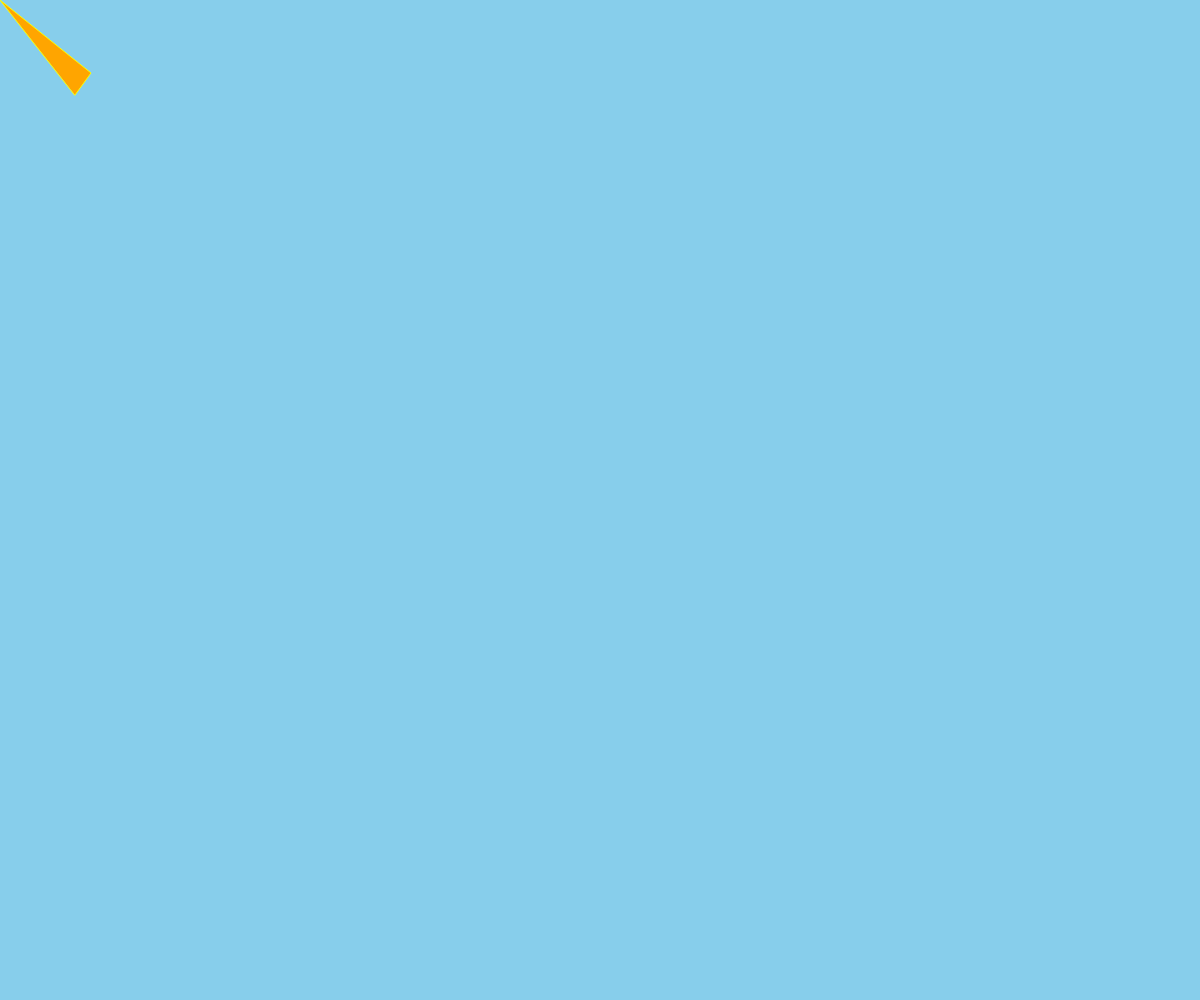
Frame 1 (no input)
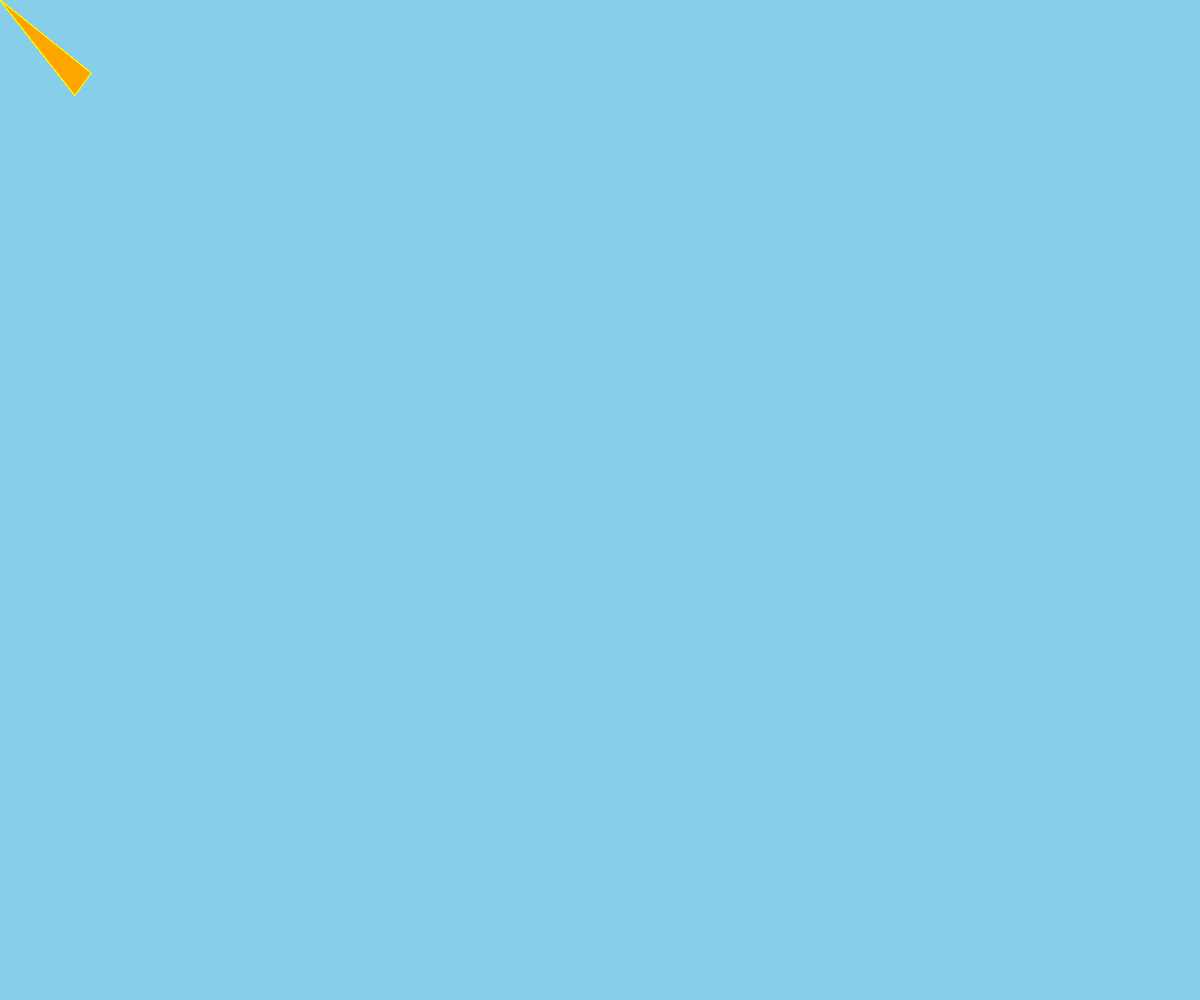
Frame 60 (no input)
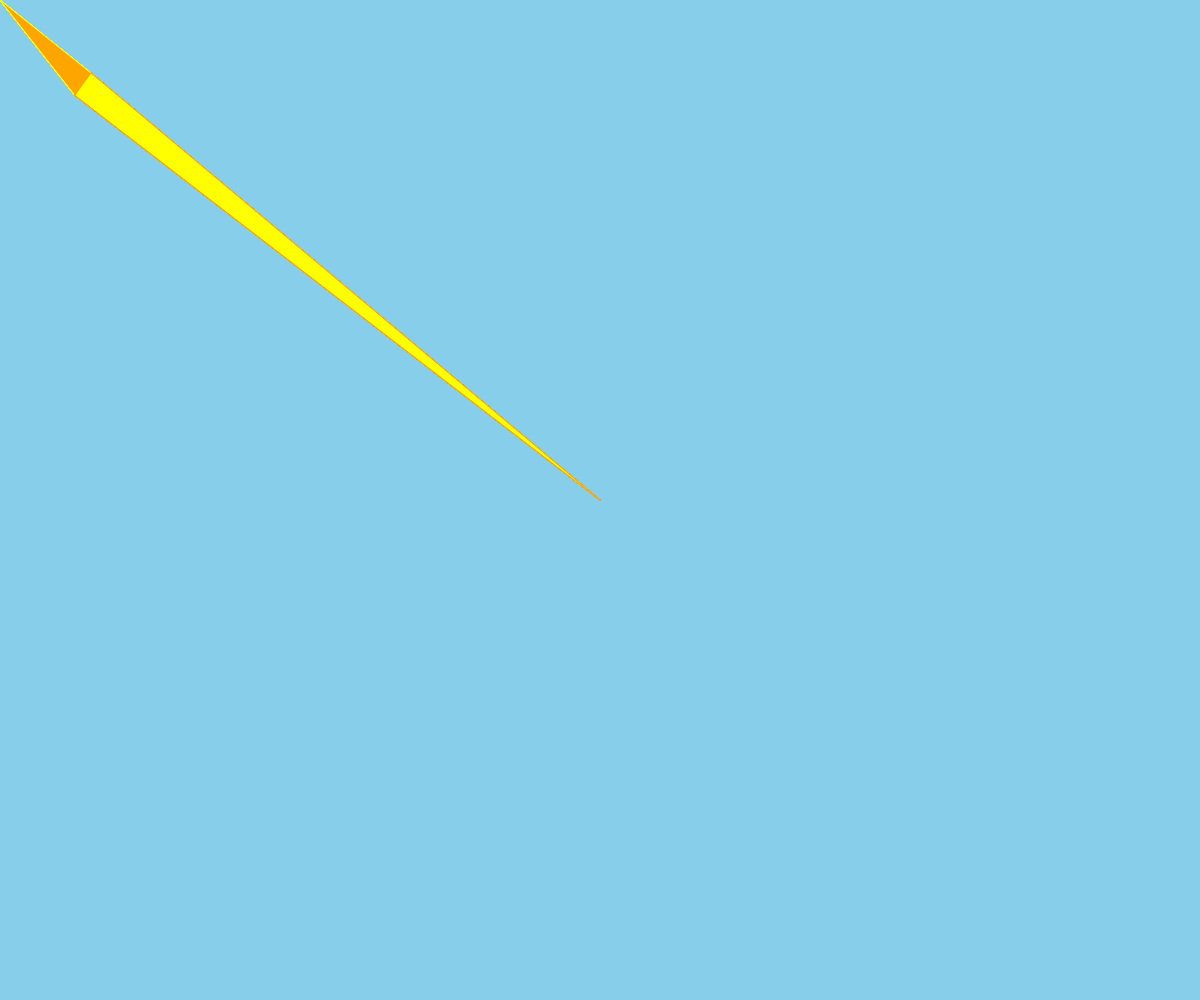
Frame 120 (the mouse pressed at the canvas centre since frame 60)

The p5.js sketch that drew these frames (run headless with seeded random() and noise() and a simulated clock; from frame 60 on, the mouse is pressed at the canvas centre):

// p5.js sketch
// ── sketch.js
function setup() {
  // put setup code here
  var width = 800;
  var height = 850;
  createCanvas(windowWidth, windowHeight);
  background('skyblue');
}



function draw() {
  // put drawing code here

  if(mouseIsPressed === true){
    fill('yellow');
    stroke('orange');
    
    
    triangle(mouseX, mouseY,91, 73, 75, 95, 59, 73);
    
  }
  else{
    fill('orange');
    stroke('yellow');
    
    triangle(mouseX, mouseY,91, 73, 75, 95, 59, 73);
    
  }

}
